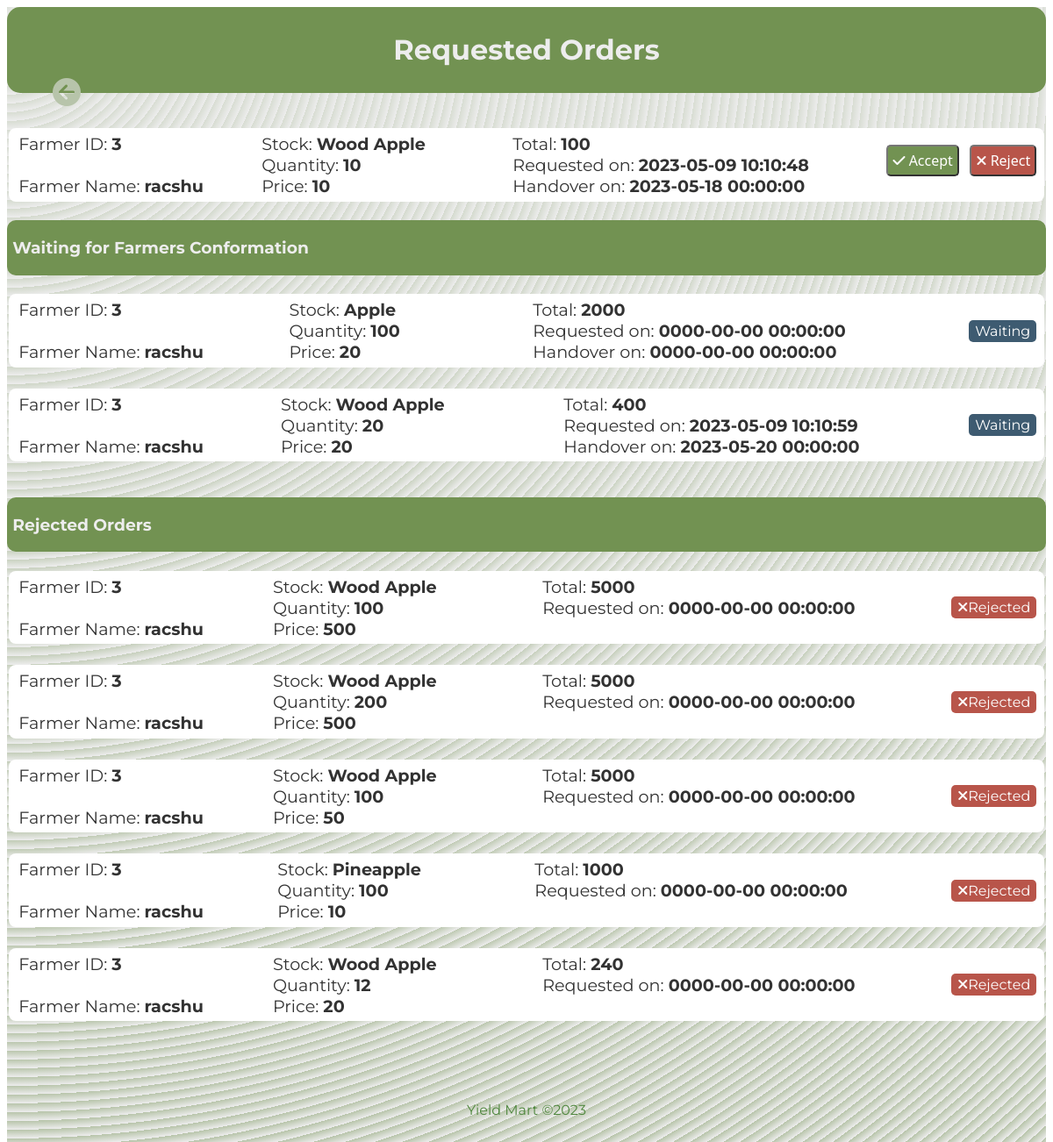
The app's page /manager/requests.php (signed in) with its own data.
### tables this page shows
CREATE TABLE `requests` (
  `request_id` int(10) NOT NULL,
  `farmer_id` int(10) NOT NULL,
  `stock_id` int(10) NOT NULL,
  `quantity` int(10) NOT NULL,
  `price` int(5) NOT NULL,
  `f_name` varchar(225) NOT NULL,
  `total` int(10) NOT NULL,
  `s_name` varchar(200) NOT NULL,
  `status` int(1) NOT NULL,
  `requested_on` datetime DEFAULT NULL,
  `handovered_on` datetime DEFAULT NULL
);

### manager/requests.php (the view, shortened to what this page needs)
<html>
<?php
@include "./conn.php";
$sqlRequestView_0 = "SELECT * FROM `requests` WHERE status=0";
$sqlRequestView_1 = "SELECT * FROM `requests` WHERE status=1";
$sqlRequestView_3 = "SELECT * FROM `requests` WHERE status=3";
?>
<head>
    <link rel="stylesheet" href="./css/orders.css">
    <link rel="stylesheet" href="https://cdnjs.cloudflare.com/ajax/libs/font-awesome/6.4.0/css/all.min.css">
</head>
<body>
    <div class="main">
        <div class="head">
            <h1>Requested Orders</h1>
        </div>
        <a href="./mdash.php"><i class="fa-solid fa-circle-arrow-left fa-2xl" style="color: #a6b695; left:5%; position:absolute;top:8%;width:25px;height:25px;" onMouseOver="this.style.color='#669c35'" onMouseOut="this.style.color='#a6b695'"></i></a>
        <br>
        <?php
        $sqlRequestViewResult = mysqli_query($conn, $sqlRequestView_0);
        if (mysqli_num_rows($sqlRequestViewResult) > 0) {
            while ($row = mysqli_fetch_assoc($sqlRequestViewResult)) {
                $Rid = $row["request_id"];
        ?>
                <br>
                <div class="content">
                    <p id=f>
                        &nbsp;Farmer ID: <b><?php echo $row["farmer_id"]; ?></b>
                        <br>
                        <br>
                        &nbsp;Farmer Name: <b><?php echo $row["f_name"]; ?></b>
                    </p>
                    <p id=s>
                        &nbsp;Stock: <b><?php echo $row["s_name"]; ?></b>
                        <br>
                        &nbsp;Quantity: <b><?php echo $row["quantity"]; ?></b>
                        <br>
                        &nbsp;Price: <b><?php echo $row["price"]; ?></b>
                    </p>
                    <p id=s>
                        &nbsp;Total: <b><?php echo $row["total"]; ?></b>
                        <br>
                        &nbsp;Requested on: <b><?php echo $row["requested_on"]; ?></b>
                        <br>
                        &nbsp;Handover on: <b><?php echo $row["handovered_on"]; ?></b>
                    </p>
                    <form method="POST">
                        <br>
                        <button class=accept type="submit" name="accept<?php echo $Rid; ?>"><i class="fa fa-check" aria-hidden="true"></i> Accept</button>
                        <button class=reject type="submit" name="reject<?php echo $Rid; ?>"><i class=" fa fa-times" aria-hidden="true"></i> Reject</button>
                    </form>
                </div>
        <?php
            }
        }
        ?>
        <br>
        <div class="fmconf">
            <h3>&nbsp;Waiting for Farmers Conformation </h3>
        </div>
        <?php
        $sqlRequestViewResult = mysqli_query($conn, $sqlRequestView_1);
        if (mysqli_num_rows($sqlRequestViewResult) > 0) {
            while ($row = mysqli_fetch_assoc($sqlRequestViewResult)) {
        ?>
                <br>
                <div class="content">
                    <p id=f>
                        &nbsp;Farmer ID: <b><?php echo $row["farmer_id"]; ?></b>
                        <br>
                        <br>
                        &nbsp;Farmer Name: <b><?php echo $row["f_name"]; ?></b>
                    </p>
                    <p id=s>
                        &nbsp;Stock: <b><?php echo $row["s_name"]; ?></b>
                        <br>
                        &nbsp;Quantity: <b><?php echo $row["quantity"]; ?></b>
                        <br>
                        &nbsp;Price: <b><?php echo $row["price"]; ?></b>
                    </p>
                    <p id=s>
                        &nbsp;Total: <b><?php echo $row["total"]; ?></b>
                        <br>
                        &nbsp;Requested on: <b><?php echo $row["requested_on"]; ?></b>
                        <br>
                        &nbsp;Handover on: <b><?php echo $row["handovered_on"]; ?></b>
                    </p>
                    <p id=c><i class="fa fa-clock-o" aria-hidden="true"></i>Waiting</p>&nbsp;&nbsp;
                </div>
        <?php
            }
        }
        ?>
        <br>
        <br>
        <div class="rejected">
            <h3>&nbsp;Rejected Orders</h3>
        </div>
        <?php
        $sqlRequestViewResult = mysqli_query($conn, $sqlRequestView_3);
        if (mysqli_num_rows($sqlRequestViewResult) > 0) {
            while ($row = mysqli_fetch_assoc($sqlRequestViewResult)) {
        ?>
                <br>
                <div class="content">
                    <p id=f>
                        &nbsp;Farmer ID: <b><?php echo $row["farmer_id"]; ?></b>
                        <br>
                        <br>
                        &nbsp;Farmer Name: <b><?php echo $row["f_name"]; ?></b>
                    </p>
                    <p id=s>
                        &nbsp;Stock: <b><?php echo $row["s_name"]; ?></b>
                        <br>
                        &nbsp;Quantity: <b><?php echo $row["quantity"]; ?></b>
                        <br>
                        &nbsp;Price: <b><?php echo $row["price"]; ?></b>
                    </p>
                    <p id=s>
                        &nbsp;Total: <b><?php echo $row["total"]; ?></b>
                        <br>
                        &nbsp;Requested on: <b><?php echo $row["requested_on"]; ?></b>
                    </p>
                    <p id=b><i class="fa fa-times" aria-hidden="true"></i>Rejected</p>&nbsp;&nbsp;
                </div>
        <?php
            }
        } ?>
        <br>
        <br><br>
        <footer>
            <div class="container">
                <p>Yield Mart ©2023</p>
            </div>
        </footer>
    </div>
</body>
</html>

### manager/css/orders.css (style rules this page uses)
* { font-family: 'Montserrat', sans-serif; }
.main { height: auto; width: auto; background-color: #e9e9e9; opacity: 0.8; background-image: repeating-radial-gradient(circle at 0 0, transparent 0, #e9e9e9 10px), repeating-linear-gradient(#a6b69555, #a6b695); overflow-x: hidden; }
.head { display: flex; flex-direction: row; justify-content: center; padding: 8px; background: #507727; color: #e9e9e9; border-radius: 15px; }
.rejected { display: flex; flex-direction: column; padding: 1px; background: #507727; color: #e9e9e9; border-radius: 10px; }
.fmconf { display: flex; flex-direction: column; padding: 1px; background: #507727; color: #e9e9e9; border-radius: 10px; }
.content { display: flex; flex-direction: row; background-color: #fff; border-radius: 8px; margin: .2%; }
#f { flex-grow: 3; font-size: 1.2em; margin: .5%; }
#s { flex-grow: 5; font-size: 1.2em; margin: .5%; left: 40px; }
.accept { flex-shrink: .3; align-self: center; font-size: 100%; font-family: 'Segoe UI', Tahoma, Geneva, Verdana, sans-serif; border-radius: 5px; color: #fff; background-color: #507727; padding: 5px; }
.reject { flex-shrink: .3; align-self: center; font-size: 100%; font-family: 'Segoe UI', Tahoma, Geneva, Verdana, sans-serif; border-radius: 5px; color: #fff; background-color: #a72b1d; padding: 5px; }
#b { align-self: center; color: #fff; background-color: #a72b1d; padding: 3px 7px; font-size: 100%; border-radius: 5px; }
#c { align-self: center; color: #fff; background-color: #0f334e; padding: 3px 7px; font-size: 100%; border-radius: 5px; }
footer { color: #246a0f; padding: 1rem; text-align: center; }
.container { display: flex; flex-direction: column; }

### records on screen
requests: farmer "3", f_name "racshu", s_name "Wood Apple", quantity "10", price "10", total "100", requested_on "2023-05-09 10:10:48", handovered_on "2023-05-18 00:00:00"
requests: farmer "3", f_name "racshu", s_name "Apple", quantity "100", price "20", total "2000", requested_on "0000-00-00 00:00:00", handovered_on "0000-00-00 00:00:00"
requests: farmer "3", f_name "racshu", s_name "Wood Apple", quantity "20", price "20", total "400", requested_on "2023-05-09 10:10:59", handovered_on "2023-05-20 00:00:00"
requests: farmer "3", f_name "racshu", s_name "Wood Apple", quantity "100", price "500", total "5000", requested_on "0000-00-00 00:00:00"
requests: farmer "3", f_name "racshu", s_name "Wood Apple", quantity "200", price "500", total "5000", requested_on "0000-00-00 00:00:00"
requests: farmer "3", f_name "racshu", s_name "Wood Apple", quantity "100", price "50", total "5000", requested_on "0000-00-00 00:00:00"
requests: farmer "3", f_name "racshu", s_name "Pineapple", quantity "100", price "10", total "1000", requested_on "0000-00-00 00:00:00"
requests: farmer "3", f_name "racshu", s_name "Wood Apple", quantity "12", price "20", total "240", requested_on "0000-00-00 00:00:00"
